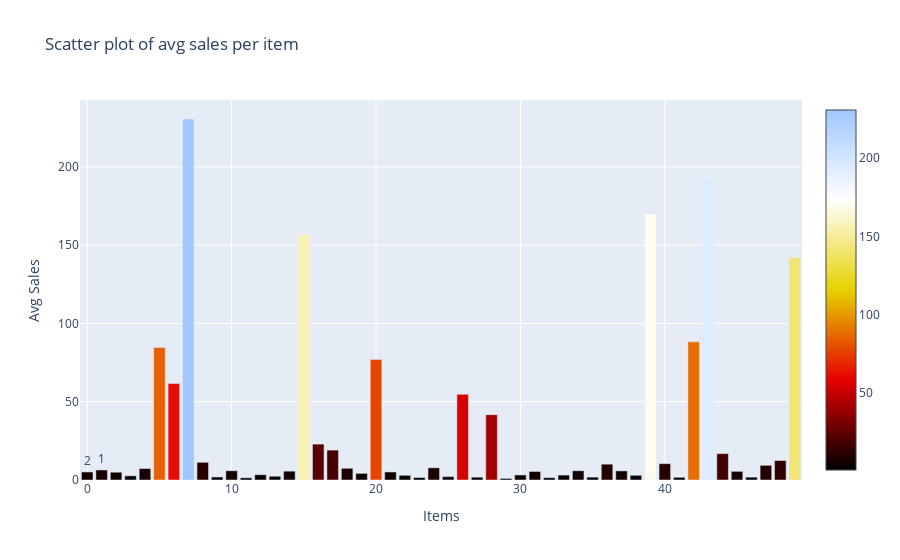

Notebook code cell kept with this figure:
### Code cell
avg_sales_per_item_across_stores_sorted = avgSalesPerProduct.count_perCategory.values
# Scatter plot of average sales per item
sales_item_data = go.Bar(
    x=[i for i in range(0, 50)],
    y=avg_sales_per_item_across_stores_sorted,
    marker=dict(
        color=avg_sales_per_item_across_stores_sorted,
        colorscale='Blackbody',
        showscale=True
    ),
    text = avg_sales_per_item_across_stores_df.item.values
)
data = [sales_item_data]

sales_item_layout = go.Layout(
    autosize= True,
    title= 'Scatter plot of avg sales per item',
    hovermode= 'closest',
    xaxis= dict(
        title= 'Items',
        ticklen= 1,
        zeroline= False,
        gridwidth= 1,
    ),
    yaxis=dict(
        title= 'Avg Sales',
        ticklen= 1,
        zeroline= False,
        gridwidth= 1,
    ),
    showlegend= False
)
fig = go.Figure(data=data, layout=sales_item_layout)
py.iplot(fig,filename='scatter_sales_item')

### Figure 1 — Plotly figure (JSON) as saved in the notebook; plotly's stock layout.template omitted (floating-point values rounded to 4 significant figures)
{"data": [{"marker": {"color": [5.143, 6.426, 4.977, 2.667, 7.327, 84.62, 61.62, 230.6, 11.3, 1.938, 5.913, 1.4, 3.37, 2.387, 5.641, 156.8, 22.92, 19.1, 7.476, 4.234, 76.9, 5.146, 3, 1.56, 7.8, 2.152, 54.75, 1.786, 41.73, 1, 3.222, 5.451, 1.476, 3.13, 5.913, 1.833, 10.12, 5.82, 3, 169.9, 10.43, 1.708, 88.27, 192.9, 16.86, 5.531, 1.824, 9.373, 12.45, 141.9, 5.913, 5.98, 1.333, 22.37, 6.385, 1.667, 13.83, 34.38, 1.704, 69.02, 39.04, 1, 4.568, 13.56, 2.889, 173.2, 50.48, 2.289, 90.88, 82.33, 119.5], "colorscale": [[0, "rgb(0,0,0)"], [0.25, "rgb(230,0,0)"], [0.5, "rgb(230,210,0)"], [0.75, "rgb(255,255,255)"], [1, "rgb(160,200,255)"]], "showscale": true}, "text": [2, 1], "type": "bar", "x": [0, 1, 2, 3, 4, 5, 6, 7, 8, 9, 10, 11, 12, 13, 14, 15, 16, 17, 18, 19, 20, 21, 22, 23, 24, 25, 26, 27, 28, 29, 30, 31, 32, 33, 34, 35, 36, 37, 38, 39, 40, 41, 42, 43, 44, 45, 46, 47, 48, 49], "y": [5.143, 6.426, 4.977, 2.667, 7.327, 84.62, 61.62, 230.6, 11.3, 1.938, 5.913, 1.4, 3.37, 2.387, 5.641, 156.8, 22.92, 19.1, 7.476, 4.234, 76.9, 5.146, 3, 1.56, 7.8, 2.152, 54.75, 1.786, 41.73, 1, 3.222, 5.451, 1.476, 3.13, 5.913, 1.833, 10.12, 5.82, 3, 169.9, 10.43, 1.708, 88.27, 192.9, 16.86, 5.531, 1.824, 9.373, 12.45, 141.9, 5.913, 5.98, 1.333, 22.37, 6.385, 1.667, 13.83, 34.38, 1.704, 69.02, 39.04, 1, 4.568, 13.56, 2.889, 173.2, 50.48, 2.289, 90.88, 82.33, 119.5]}], "layout": {"autosize": true, "hovermode": "closest", "showlegend": false, "title": {"text": "Scatter plot of avg sales per item"}, "xaxis": {"gridwidth": 1, "ticklen": 1, "title": {"text": "Items"}, "zeroline": false}, "yaxis": {"gridwidth": 1, "ticklen": 1, "title": {"text": "Avg Sales"}, "zeroline": false}}}
